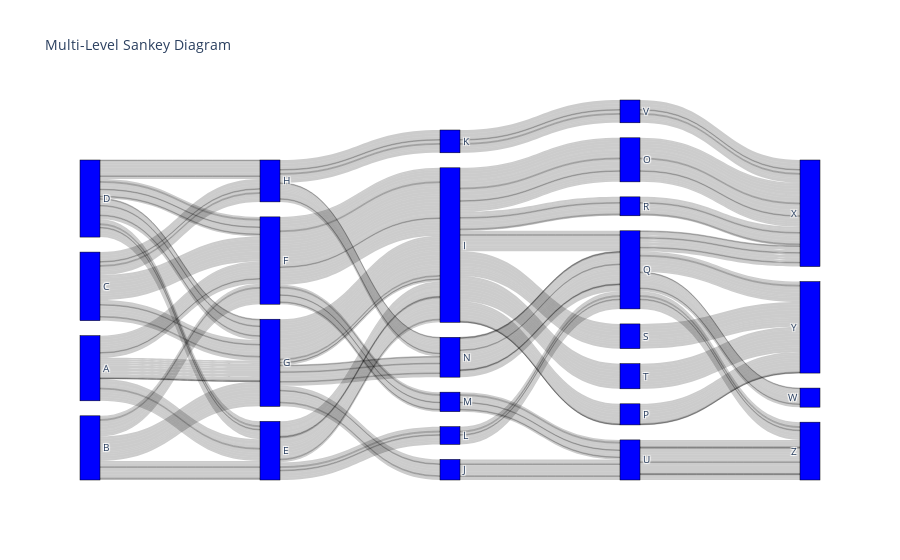

The notebook cell saved with this chart:
### Code cell
def create_node_dict(df, columns):
    unique_nodes = {node: i for i, node in enumerate(set(df[columns].values.flatten()))}
    return unique_nodes

# Extracting the node names and creating a dictionary to map nodes to unique IDs
columns = ['Step 1', 'Step 2', 'Step 3', 'Step 4', 'Step 5']
node_dict = create_node_dict(df, columns)

# Preparing source, target, and value lists for the Sankey diagram
source = []
target = []
value = []

for _, row in df.iterrows():
    for i in range(len(columns)-1):
        source.append(node_dict[row[columns[i]]])
        target.append(node_dict[row[columns[i+1]]])
        value.append(row['Size'])

# Creating the node label list
node_labels = list(node_dict.keys())

# Creating the Sankey diagram
fig = go.Figure(data=[go.Sankey(
    node=dict(
        pad=15,
        thickness=20,
        line=dict(color="black", width=0.5),
        label=node_labels,
        color="blue"
    ),
    link=dict(
        source=source,
        target=target,
        value=value
    ))])

fig.update_layout(title_text="Multi-Level Sankey Diagram", font_size=10)
fig.show()

### Figure 1 — Plotly figure (JSON) as saved in the notebook; plotly's stock layout.template omitted (floating-point values rounded to 4 significant figures; data arrays with more than 128 entries replaced by an {"elided": "..."} marker saying what was removed)
{"data": [{"link": {"source": {"elided": "520 int values"}, "target": {"elided": "520 int values"}, "value": {"elided": "520 int values"}}, "node": {"color": "blue", "label": ["S", "D", "B", "F", "G", "Q", "J", "T", "A", "C", "U", "O", "V", "I", "K", "P", "N", "W", "Z", "E", "X", "H", "M", "Y", "L", "R"], "line": {"color": "black", "width": 0.5}, "pad": 15, "thickness": 20}, "type": "sankey"}], "layout": {"font": {"size": 10}, "title": {"text": "Multi-Level Sankey Diagram"}}}
